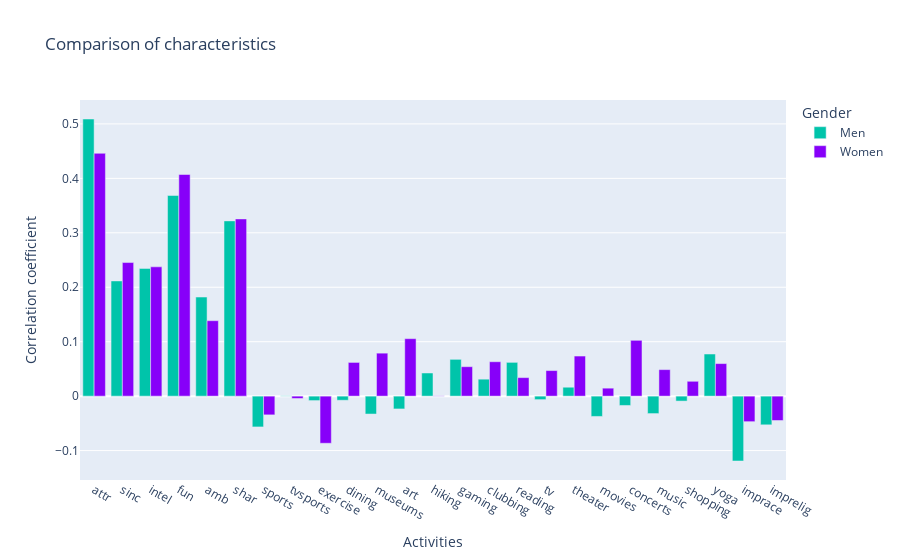

Here is the notebook cell this chart was saved with:
### Code cell
fig = px.bar(
    comparaison_features, 
    x=comparaison_features.index, 
    y=["Men", "Women"], 
    barmode='group', 
    color_discrete_sequence=[men_color, women_color], 
labels={"value": "Correlation coefficient", "index": "Activities", "variable": "Gender"},
    title='Comparison of characteristics')
fig.show()

### Figure 1 — Plotly figure (JSON) as saved in the notebook; plotly's stock layout.template omitted (floating-point values rounded to 4 significant figures)
{"data": [{"alignmentgroup": "True", "hovertemplate": "Gender=Men<br>Activities=%{x}<br>Correlation coefficient=%{y}<extra></extra>", "legendgroup": "Men", "marker": {"color": "rgb(0, 196, 170)", "pattern": {"shape": ""}}, "name": "Men", "offsetgroup": "Men", "orientation": "v", "showlegend": true, "textposition": "auto", "type": "bar", "x": ["attr", "sinc", "intel", "fun", "amb", "shar", "sports", "tvsports", "exercise", "dining", "museums", "art", "hiking", "gaming", "clubbing", "reading", "tv", "theater", "movies", "concerts", "music", "shopping", "yoga", "imprace", "imprelig"], "xaxis": "x", "y": [0.5091, 0.2116, 0.2347, 0.3686, 0.182, 0.3219, -0.05656, 0.0005419, -0.008162, -0.007559, -0.03288, -0.02352, 0.04252, 0.0676, 0.03115, 0.06204, -0.006391, 0.01636, -0.03731, -0.01713, -0.03203, -0.009087, 0.07737, -0.1191, -0.0527], "yaxis": "y"}, {"alignmentgroup": "True", "hovertemplate": "Gender=Women<br>Activities=%{x}<br>Correlation coefficient=%{y}<extra></extra>", "legendgroup": "Women", "marker": {"color": "rgb(135, 0, 249)", "pattern": {"shape": ""}}, "name": "Women", "offsetgroup": "Women", "orientation": "v", "showlegend": true, "textposition": "auto", "type": "bar", "x": ["attr", "sinc", "intel", "fun", "amb", "shar", "sports", "tvsports", "exercise", "dining", "museums", "art", "hiking", "gaming", "clubbing", "reading", "tv", "theater", "movies", "concerts", "music", "shopping", "yoga", "imprace", "imprelig"], "xaxis": "x", "y": [0.446, 0.2454, 0.2375, 0.4071, 0.1386, 0.3255, -0.03441, -0.004256, -0.08656, 0.06192, 0.07897, 0.1056, 0.0005457, 0.05407, 0.06321, 0.03404, 0.04696, 0.07366, 0.01466, 0.1025, 0.0487, 0.02728, 0.05978, -0.04689, -0.04474], "yaxis": "y"}], "layout": {"barmode": "group", "legend": {"title": {"text": "Gender"}, "tracegroupgap": 0}, "title": {"text": "Comparison of characteristics"}, "xaxis": {"anchor": "y", "domain": [0, 1], "title": {"text": "Activities"}}, "yaxis": {"anchor": "x", "domain": [0, 1], "title": {"text": "Correlation coefficient"}}}}
